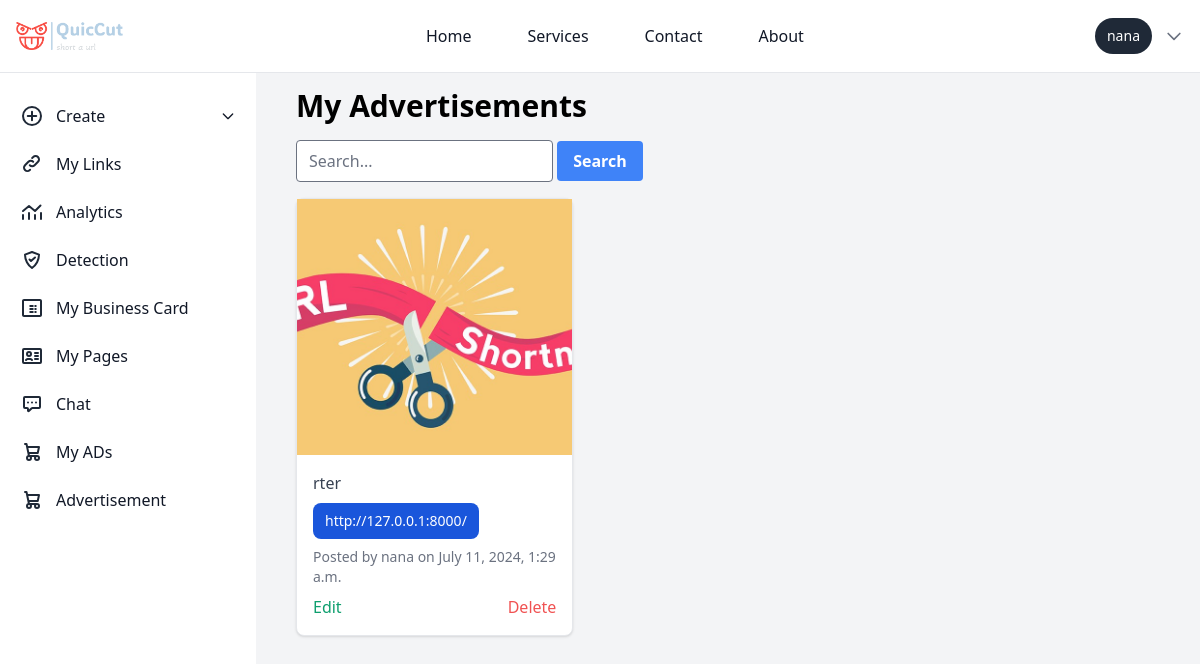
/advertisements/my-content/ (signed in), run on the app's committed database.
### advertisements/models.py (models this page shows, shortened)
class Campaign(models.Model):
    user = models.ForeignKey(User, on_delete=models.CASCADE)
    url = models.URLField(max_length=200)
    description = models.TextField()
    image = models.ImageField(upload_to='campaign_images/')
    created_at = models.DateTimeField(auto_now_add=True)
    like_count = models.PositiveIntegerField(default=0)

### advertisements/views.py (the view)
# urls.py: path('my-content/', views.my_content, name='my_content'),
@login_required
def my_content(request):
    campaigns = Campaign.objects.filter(user=request.user)
    reels = Reel.objects.filter(user=request.user)
    content = sorted(list(campaigns) + list(reels), key=lambda x: x.created_at, reverse=True)
    return render(request, 'advertisements/my_content.html', {'content': content})

### advertisements/templatetags/custom_tags.py (called while the page is built)
@register.filter
def model_name(value):
    if isinstance(value, Model):
        return value._meta.model_name
    return ''
    return Comment.objects.filter(content_type=content_type, object_id=item.id).count()

### chat/templatetags/chat_tags.py (called while the page is built)
@register.simple_tag
def unread_message_count(user):
    return Message.objects.filter(receiver=user, is_read=False).count()

### templates/advertisements/my_content.html (shortened to what this page needs)
{% extends "basehome/base.html" %}
{% load custom_tags %}
{% block content %}
{% load static %}
<body class="overflow-hidden">
<div class="bg-gray-100 p-10 sm:ml-64 mt-12 overflow-y-auto max-h-screen">
    <div class="w-full h-screen bg-gray-100">
    <h1 class="text-3xl font-bold mb-4">My Advertisements</h1>
    <form method="get" action="{% url 'search' %}">
        <input type="text" name="q" placeholder="Search..." class="border rounded py-2 px-3 text-grey-darkest" />
        <button type="submit" class="bg-blue-500 hover:bg-blue-700 text-white font-bold py-2 px-4 rounded">
            Search
        </button>
    </form>
    <div class="grid grid-cols-1 sm:grid-cols-2 lg:grid-cols-3 gap-4 mt-4">
        {% for item in content %}
            <div class="max-w-md bg-white border border-gray-200 rounded-lg shadow dark:bg-gray-800 dark:border-gray-700">
                {% if item|model_name == 'campaign' %}
                    <img class="w-full h-64 object-cover" src="{{ item.image.url }}" alt="Campaign Image">
                    <div class="p-4">
                        <p class="mb-2 text-gray-700 dark:text-gray-400">{{ item.description }}</p>
                        <p class="mb-2 text-gray-700 dark:text-gray-400">
                            <a href="{{ item.url }}" class="inline-flex items-center px-3 py-2 text-sm font-medium text-center text-white bg-blue-700 rounded-lg hover:bg-blue-800 focus:ring-4 focus:outline-none focus:ring-blue-300 dark:bg-blue-600 dark:hover:bg-blue-700 dark:focus:ring-blue-800">
                            {{ item.url }}
                            </a>
                        </p>
                        <p class="text-sm text-gray-500 dark:text-gray-400">Posted by {{ item.user.username }} on {{ item.created_at }}</p>
                        {% if user.is_authenticated %}
                        <div class="flex justify-between mt-2">
                            <a href="{% url 'update_content' 'campaign' item.id %}" class="text-green-500 hover:underline">Edit</a>
                            <a href="{% url 'delete_content' 'campaign' item.id %}" class="text-red-500 hover:underline">Delete</a>
                        </div>
                        {% endif %}
                    </div>
                {% endif %}
            </div>
        {% endfor %}
    </div>
    <br>
    <br>
    <br>
</div>
</div>
</body>
{% endblock %}

### templates/basehome/base.html (shortened to what this page needs)
{% load compress %}
{% load static %}
{% load chat_tags %}
<!DOCTYPE html>
<html lang="en">
<head>
    {% compress css %}
    <link rel="stylesheet" href="{% static 'src/output.css' %}">
    {% endcompress %}
</head>
<body class="p-0 m-0">
  <nav class="bg-white dark:bg-gray-900 border-b border-gray-200 dark:border-gray-700  fixed w-full z-10 top-0">
    <div class="max-w-screen-xl mx-auto p-4 flex flex-wrap items-center justify-between">
       <a href="/" class=" items-center ">
          <img src="{% static 'logo.png' %}" class="h-6 me-3 sm:h-7" alt="logo" />
       </a>
        <div class="flex items-center md:order-2 space-x-3 rtl:space-x-reverse">
            {% if user.is_authenticated %}
            <span class="flex items-center text-sm bg-gray-800 text-white rounded-full py-2 px-3 focus:ring-4 focus:ring-gray-300 dark:focus:ring-gray-600">
                {{ user.username }}
            </span>
            <div class="relative">
                <button id="user-menu-button" class="flex items-center text-sm text-gray-500 hover:text-gray-700 dark:text-gray-400 dark:hover:text-gray-300 focus:outline-none">
                    <svg class="w-5 h-5" fill="none" stroke="currentColor" viewBox="0 0 24 24" xmlns="http://www.w3.org/2000/svg">
                        <path stroke-linecap="round" stroke-linejoin="round" stroke-width="2" d="M19 9l-7 7-7-7"></path>
                    </svg>
                </button>
            </div>
            {% endif %}
        </div>
        <div class="hidden w-full md:flex md:w-auto md:order-1" id="navbar-user">
            <ul class="flex flex-col p-4 mt-4 bg-gray-50 md:bg-white dark:bg-gray-800 md:dark:bg-gray-900 md:mt-0 md:flex-row md:space-x-8 md:p-0 border border-gray-100 rounded-lg md:border-0 dark:border-gray-700">
                <li>
                    <a href="/" class="block py-2 px-3 text-gray-900 hover:text-blue-700 dark:text-white md:hover:bg-transparent md:dark:hover:text-blue-500 dark:hover:bg-gray-700 dark:hover:text-white md:dark:hover:bg-transparent">Home</a>
                </li>
                <li>
                    <a href="{% url 'service' %}" class="block py-2 px-3 text-gray-900 hover:text-blue-700 dark:text-white md:hover:bg-transparent md:dark:hover:text-blue-500 dark:hover:bg-gray-700 dark:hover:text-white md:dark:hover:bg-transparent">Services</a>
                </li>
                <li>
                    <a href="{% url 'contact' %}" class="block py-2 px-3 text-gray-900 hover:text-blue-700 dark:text-white md:hover:bg-transparent md:dark:hover:text-blue-500 dark:hover:bg-gray-700 dark:hover:text-white md:dark:hover:bg-transparent">Contact</a>
                </li>
                <li>
                    <a href="{% url 'about' %}" class="block py-2 px-3 text-gray-900 hover:text-blue-700 dark:text-white md:hover:bg-transparent md:dark:hover:text-blue-500 dark:hover:bg-gray-700 dark:hover:text-white md:dark:hover:bg-transparent">About</a>
                </li>
            </ul>
        </div>
    </div>
</nav>
    <nav class="bg-white">
      <aside id="logo-sidebar" class=" fixed mt-20 left-0 z-40 w-64 h-screen transition-transform -translate-x-full sm:translate-x-0" aria-label="Sidebar">
        <div class="h-full px-3 py-4 overflow-y-auto bg-white dark:bg-white-800">
        <div >
          <div >
            <ul id="sidebar" class="space-y-2 font-medium">
             {% if user.is_authenticated %}
             <li x-data="{ open: false }">
              <a href="javascript:void(0);" @click="open = !open" class="flex items-center p-2 text-gray-900 rounded-lg dark:text-white hover:bg-gray-100 dark:hover:bg-gray-700 group">
                  <span class="ms-3">Create</span>
                  <svg :class="{ 'rotate-180': open }" class="w-4 h-4 ml-auto transition-transform duration-200" xmlns="http://www.w3.org/2000/svg" fill="none" viewBox="0 0 24 24" stroke="currentColor">
                      <path stroke-linecap="round" stroke-linejoin="round" stroke-width="2" d="M19 9l-7 7-7-7"/>
                  </svg>
              </a>
          </li>
            <li>
              <a href="{% url 'user_links' %}" class="flex items-center p-2 text-gray-900 rounded-lg dark:text-white hover:bg-gray-100 dark:hover:bg-gray-700 group">
               <span class="ms-3">My Links</span>
               </a>
             </li>
             <li>
              <a href="{% url 'analytics_view' %}" class="flex items-center p-2 text-gray-900 rounded-lg dark:text-white hover:bg-gray-100 dark:hover:bg-gray-700 group">
                <svg class="w-6 h-6 text-gray-800 dark:text-white" aria-hidden="true" xmlns="http://www.w3.org/2000/svg" width="24" height="24" fill="none" viewBox="0 0 24 24">
                  <path stroke="currentColor" stroke-linecap="round" stroke-linejoin="round" stroke-width="2" d="M3 15v4m6-6v6m6-4v4m6-6v6M3 11l6-5 6 5 5.5-5.5"/>
                </svg>
                 <span class="flex-1 ms-3 whitespace-nowrap">Analytics</span>
              </a>
           </li>
           <li>
            <a href="{% url 'predict' %}" class="flex items-center p-2 text-gray-900 rounded-lg dark:text-white hover:bg-gray-100 dark:hover:bg-gray-700 group">
               <span class="flex-1 ms-3 whitespace-nowrap">Detection</span>
            </a>
         </li>
   <li>
    <a href="{% url 'business_card_list' %}" class="flex items-center p-2 text-gray-900 rounded-lg dark:text-white hover:bg-gray-100 dark:hover:bg-gray-700 group">
       <span class="flex-1 ms-3 whitespace-nowrap">My Business Card</span>
    </a>
 </li>
 <li>
  <a href="{% url 'user_landing_pages' %}" class="flex items-center p-2 text-gray-900 rounded-lg dark:text-white hover:bg-gray-100 dark:hover:bg-gray-700 group">
     <span class="flex-1 ms-3 whitespace-nowrap">My Pages</span>
  </a>
</li>
    <li>
      <a href="{% url 'chat_list' %}"  class="flex items-center p-2 text-gray-900 rounded-lg dark:text-white hover:bg-gray-100 dark:hover:bg-gray-700 group">
         <span class="flex-1 ms-3 whitespace-nowrap">Chat</span>
         {% load chat_tags %}
         {% unread_message_count user as unread_count %}
      </a>
   </li>
    <li>
      <a href="{% url 'my_content'%}" class="flex items-center p-2 text-gray-900 rounded-lg dark:text-white hover:bg-gray-100 dark:hover:bg-gray-700 group">
        <span class="ms-3">My ADs</span>
        </a>
      </li>
             <li>
              <a href="{% url 'content_list' %}" class="flex items-center p-2 text-gray-900 rounded-lg dark:text-white hover:bg-gray-100 dark:hover:bg-gray-700 group">
                 <span class="flex-1 ms-3 whitespace-nowrap">Advertisement</span>
              </a>
           </li>
              {% endif %}
            </ul>
          </div>
        </div>
        <br>
        <br>
        <br>
        <br>
      </nav>
    {% block content %}
    {% endblock %}
</body>
</html>

### data on the page
Campaign: image (picture), description "rter", url "http://127.0.0.1:8000/", user.username "nana", created_at "July 11, 2024, 1:29 a.m."

### other printed values
{{ user.username }} "nana"
